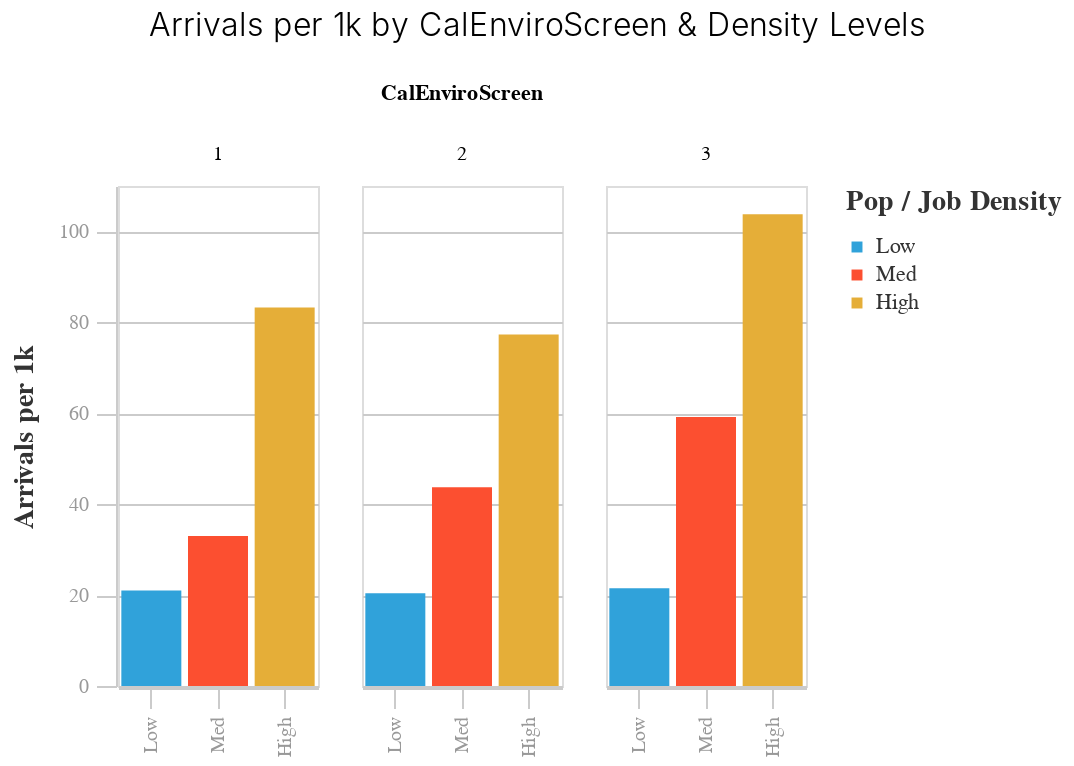

Notebook cell for this chart:
### Code cell
bar = (alt.Chart(by_density_equity[by_density_equity.equity_group > 0])
 .mark_bar()
 .encode(
     x=alt.X("popjobdensity_group:N", 
             axis=alt.Axis(title=""), 
             scale=alt.Scale(domain=LEGEND_ORDER)
            ),
     y=alt.Y("arrivals_per_1k_pj:Q",
             axis=alt.Axis(title="Arrivals per 1k")
            ),
     column=alt.Column("equity_group:N", title="CalEnviroScreen", 
                      ),
     color=alt.Color("popjobdensity_group:N", title="Pop / Job Density", 
                    scale=alt.Scale(domain=LEGEND_ORDER, 
                                    range=shared_utils.altair_utils.FIVETHIRTYEIGHT_CATEGORY_COLORS
                                   )
                  )
 )
)


bar = (shared_utils.altair_utils.preset_chart_config(bar)
       .properties(title="Arrivals per 1k by CalEnviroScreen & Density Levels", 
                  width = shared_utils.altair_utils.chart_width*0.25)
)

display(bar)
bar.save("./img/arrivals_per_1k_bar.png")

### Figure 1 — Vega-Lite specification as saved in the notebook (floating-point values rounded to 4 significant figures)
{"$schema": "https://vega.github.io/schema/vega-lite/v4.8.1.json", "config": {"axis": {"domainColor": "#cbcbcb", "grid": true, "gridColor": "#cbcbcb", "gridWidth": 1, "labelColor": "#999", "labelFont": "Arial", "labelFontSize": 10, "labelPadding": 4, "tickColor": "#cbcbcb", "tickSize": 10, "titleColor": "#333", "titleFont": "Arial", "titleFontSize": 14, "titlePadding": 10}, "axisBand": {"grid": false}, "background": "white", "font": "Arial", "header": {"labelFont": "Arial", "titleFont": "Arial"}, "legend": {"labelColor": "#333", "labelFont": "Arial", "labelFontSize": 11, "padding": 1, "symbolSize": 30, "symbolType": "square", "titleColor": "#333", "titleFont": "Arial", "titleFontSize": 14, "titlePadding": 10}, "title": {"anchor": "middle", "font": "Arial", "fontSize": 16, "fontWeight": 300, "offset": 20}, "view": {"continuousHeight": 300, "continuousWidth": 400}}, "data": {"name": "data-0b7e7a6811385ae2028fa0498189bcbc"}, "datasets": {"data-0b7e7a6811385ae2028fa0498189bcbc": [{"Population": 6483574, "Tract": 1369, "arrivals_per_1k_pj": 21.02, "equity_group": 1, "itp_id": 1257, "num_arrivals": 170205, "num_jobs": 1611989, "num_pop_jobs": 8095563, "popjobdensity_group": "Low", "stop_id": 8933, "stops_per_1k_pj": 1.103}, {"Population": 4044223, "Tract": 776, "arrivals_per_1k_pj": 20.38, "equity_group": 2, "itp_id": 731, "num_arrivals": 113556, "num_jobs": 1527032, "num_pop_jobs": 5571255, "popjobdensity_group": "Low", "stop_id": 5635, "stops_per_1k_pj": 1.011}, {"Population": 2637676, "Tract": 461, "arrivals_per_1k_pj": 21.51, "equity_group": 3, "itp_id": 434, "num_arrivals": 84897, "num_jobs": 1308515, "num_pop_jobs": 3946191, "popjobdensity_group": "Low", "stop_id": 3895, "stops_per_1k_pj": 0.987}, {"Population": 4192427, "Tract": 857, "arrivals_per_1k_pj": 33.02, "equity_group": 1, "itp_id": 909, "num_arrivals": 182187, "num_jobs": 1324761, "num_pop_jobs": 5517188, "popjobdensity_group": "Med", "stop_id": 7196, "stops_per_1k_pj": 1.304}, {"Population": 5069081, "Tract": 1005, "arrivals_per_1k_pj": 43.71, "equity_group": 2, "itp_id": 1381, "num_arrivals": 298650, "num_jobs": 1762718, "num_pop_jobs": 6831799, "popjobdensity_group": "Med", "stop_id": 10520, "stops_per_1k_pj": 1.54}, {"Population": 3935454, "Tract": 798, "arrivals_per_1k_pj": 59.18, "equity_group": 3, "itp_id": 1200, "num_arrivals": 338126, "num_jobs": 1778113, "num_pop_jobs": 5713567, "popjobdensity_group": "Med", "stop_id": 10777, "stops_per_1k_pj": 1.886}, {"Population": 1995393, "Tract": 418, "arrivals_per_1k_pj": 83.28, "equity_group": 1, "itp_id": 516, "num_arrivals": 272334, "num_jobs": 1274857, "num_pop_jobs": 3270250, "popjobdensity_group": "High", "stop_id": 4706, "stops_per_1k_pj": 1.439}, {"Population": 4305526, "Tract": 863, "arrivals_per_1k_pj": 77.36, "equity_group": 2, "itp_id": 1309, "num_arrivals": 569297, "num_jobs": 3054002, "num_pop_jobs": 7359528, "popjobdensity_group": "High", "stop_id": 11070, "stops_per_1k_pj": 1.504}, {"Population": 6459917, "Tract": 1385, "arrivals_per_1k_pj": 103.8, "equity_group": 3, "itp_id": 3058, "num_arrivals": 984014, "num_jobs": 3020193, "num_pop_jobs": 9480110, "popjobdensity_group": "High", "stop_id": 20574, "stops_per_1k_pj": 2.17}]}, "encoding": {"color": {"field": "popjobdensity_group", "scale": {"domain": ["Low", "Med", "High"], "range": ["#30a2da", "#fc4f30", "#e5ae38", "#6d904f", "#8b8b8b", "#b96db8", "#ff9e27", "#56cc60", "#52d2ca", "#52689e", "#545454", "#9fe4f8"]}, "title": "Pop / Job Density", "type": "nominal"}, "column": {"field": "equity_group", "title": "CalEnviroScreen", "type": "nominal"}, "x": {"axis": {"title": ""}, "field": "popjobdensity_group", "scale": {"domain": ["Low", "Med", "High"]}, "type": "nominal"}, "y": {"axis": {"title": "Arrivals per 1k"}, "field": "arrivals_per_1k_pj", "type": "quantitative"}}, "height": 250, "mark": "bar", "title": "Arrivals per 1k by CalEnviroScreen & Density Levels", "usermeta": {"embedOptions": {"theme": "fivethirtyeight"}}, "width": 100}
